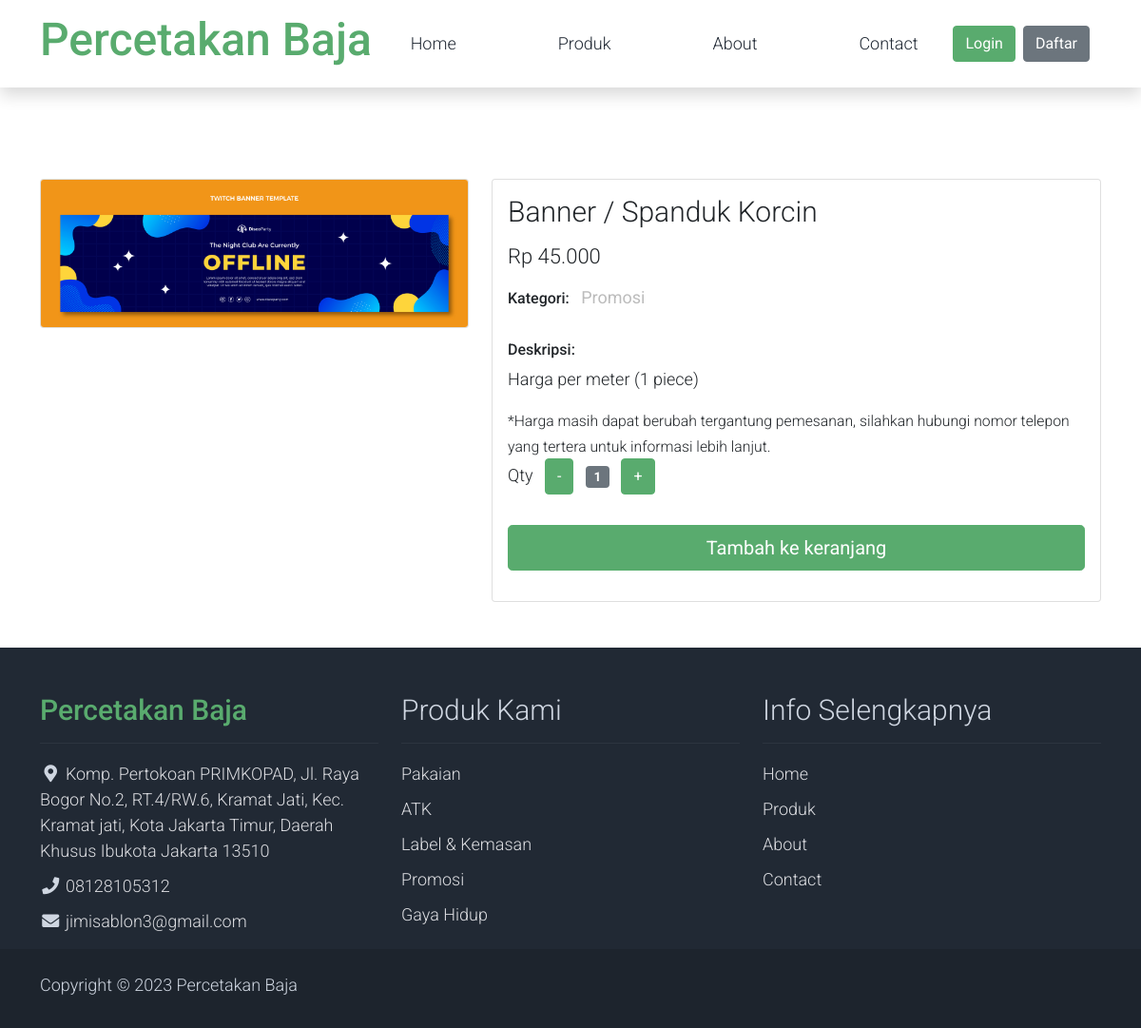
Screenshot of /produk/detail/banner-spanduk-korcin with the database file from the repository.
### tables this page shows
CREATE TABLE `produk` (
  `id_produk` char(5) NOT NULL,
  `nama_produk` varchar(128) NOT NULL,
  `gambar` blob NOT NULL,
  `id_kategori_produk` int(11) NOT NULL,
  `harga` decimal(10,0) NOT NULL,
  `deskripsi` text NOT NULL,
  `slug` varchar(255) NOT NULL
);

CREATE TABLE `kategori_produk` (
  `id_kategori_produk` int(11) NOT NULL,
  `nama_kategori_produk` varchar(25) NOT NULL
);

### application/controllers/Produk.php (called while the page is built, shortened)
<?php
class Produk extends CI_Controller {
    public function detail($slug)
    {
        $data = [
            'content'=>'pelanggan/detail-produk',
            'produk' => $this->db->select('*')
                    ->from('produk as p')
                    ->join('kategori_produk as kp', 'kp.id_kategori_produk = p.id_kategori_produk')
                    ->where('slug', $slug)
                    ->get()->row(),
        ];
        $this->load->view('pelanggan/layouts/app', $data);
    }
}

### index.php (called while the page is built, shortened)
<?php
require_once BASEPATH.'core/CodeIgniter.php';

### application/views/pelanggan/detail-produk.php (the view, shortened to what this page needs)
<div class="container py-5">
    <div class="row">
    <div class="col-lg-5 mt-5">
                <div class="card mb-3">
                    <img class="card-img img-fluid" src="<?= base_url('assets/uploads/') . $produk->gambar ?>" alt="Card image cap" id="product-detail">
                </div>
            </div>
            <div class="col-lg-7 mt-5">
                <div class="card">
                    <div class="card-body">
                        <h1 class="h2"><?= $produk->nama_produk ?></h1>
                        <p class="h3 py-2">Rp <?= number_format($produk->harga,0,',','.') ?></p>
                        <ul class="list-inline">
                            <li class="list-inline-item">
                                <h6>Kategori:</h6>
                            </li>
                            <li class="list-inline-item">
                                <p class="text-muted"><strong><?= $produk->nama_kategori_produk ?></strong></p>
                            </li>
                        </ul>
                        <h6>Deskripsi:</h6>
                        <p><?= $produk->deskripsi ?></p>
                        <small>*Harga masih dapat berubah tergantung pemesanan, silahkan hubungi nomor telepon yang tertera untuk informasi lebih lanjut.</small>
                        <form action="<?= base_url('/keranjang/tambah_keranjang') ?>" method="POST">
                            <div class="row">
                                <div class="col-auto">
                                    <ul class="list-inline pb-3">
                                        <li class="list-inline-item text-right">
                                            Qty
                                        </li>
                                        <li class="list-inline-item"><span class="btn btn-success" id="btn-minus">-</span></li>
                                        <li class="list-inline-item"><span class="badge bg-secondary" id="var-value">1</span></li>
                                        <li class="list-inline-item"><span class="btn btn-success" id="btn-plus">+</span></li>
                                    </ul>
                                </div>
                            </div>
                            <div class="row pb-3">
                                <div class="col d-grid">
                                    <button type="submit" class="btn btn-success btn-lg" name="submit" value="addtocard">Tambah ke keranjang</button>
                                </div>
                            </div>
                        </form>
                    </div>
                </div>
            </div>
    </div>
</div>

### application/views/pelanggan/layouts/footer.php
<?php
$kategori_produk = $this->db->select('*')->get('kategori_produk')->result();
?>
<footer class="bg-dark" id="tempaltemo_footer">
        <div class="container">
            <div class="row">
                <div class="col-md-4 pt-5">
                    <h2 class="h2 text-success border-bottom pb-3 border-light logo">Percetakan Baja</h2>
                    <ul class="list-unstyled text-light footer-link-list">
                        <li>
                            <i class="fas fa-map-marker-alt fa-fw"></i>
                            <a class="text-decoration-none" href="maps:Komp. Pertokoan PRIMKOPAD, Jl. Raya Bogor No.2, RT.4/RW.6, Kramat Jati, Kec. Kramat jati, Kota Jakarta Timur, Daerah Khusus Ibukota Jakarta 13510">Komp. Pertokoan PRIMKOPAD, Jl. Raya Bogor No.2, RT.4/RW.6, Kramat Jati, Kec. Kramat jati, Kota Jakarta Timur, Daerah Khusus Ibukota Jakarta 13510</a>
                        </li>
                        <li>
                            <i class="fa fa-phone fa-fw"></i>
                            <a class="text-decoration-none" href="tel:08128105312">08128105312</a>
                        </li>
                        <li>
                            <i class="fa fa-envelope fa-fw"></i>
                            <a class="text-decoration-none" href="mailto:jimisablon3@gmail.com">jimisablon3@gmail.com</a>
                        </li>
                    </ul>
                </div>
                <div class="col-md-4 pt-5">
                    <h2 class="h2 text-light border-bottom pb-3 border-light">Produk Kami</h2>
                    <ul class="list-unstyled text-light footer-link-list">
                        <?php foreach ($kategori_produk as $kategori): ?>
                        <li><a class="text-decoration-none" href="<?= base_url('/produk?kategori=') . $kategori->nama_kategori_produk ?>"><?= $kategori->nama_kategori_produk ?></a></li>
                        <?php endforeach; ?>
                    </ul>
                </div>
                <div class="col-md-4 pt-5">
                    <h2 class="h2 text-light border-bottom pb-3 border-light">Info Selengkapnya</h2>
                    <ul class="list-unstyled text-light footer-link-list">
                        <li><a class="text-decoration-none" href="<?= base_url('/') ?>">Home</a></li>
                        <li><a class="text-decoration-none" href="<?= base_url('/produk') ?>">Produk</a></li>
                        <li><a class="text-decoration-none" href="<?= base_url('/about') ?>">About</a></li>
                        <li><a class="text-decoration-none" href="<?= base_url('/contact') ?>">Contact</a></li>
                    </ul>
                </div>
            </div>
        </div>
        <div class="w-100 bg-black py-3">
            <div class="container">
                <div class="row pt-2">
                    <div class="col-12">
                        <p class="text-left text-light">
                            Copyright &copy; <?= date('Y') ?> Percetakan Baja
                        </p>
                    </div>
                </div>
            </div>
        </div>
    </footer>

### assets/pelanggan/css/templatemo.css (style rules this page uses)
body, ul, li, p, a, label, input, div { font-family: 'Roboto', sans-serif; font-size: 18px !important; font-weight: 300 !important; }
.h2 { font-family: 'Roboto', sans-serif; font-size: 30px !important; font-weight: 300; }
.h3 { font-family: 'Roboto', sans-serif; font-size: 22px !important; }
.logo { font-weight: 500 !important; }
.text-muted { color: #bcbcbc !important; }
.text-success { color: #59ab6e !important; }
.text-light { color: #cfd6e1 !important; }
.bg-dark { background-color: #212934 !important; }
.bg-black { background-color: #1d242d !important; }
.btn-success { background-color: #59ab6e !important; border-color: #56ae6c !important; }
#tempaltemo_footer a { color: #dcdde1; }
#tempaltemo_footer ul.footer-link-list li { padding-top: 10px; }
#tempaltemo_footer .border-light { border-color: #2d343f !important; }

### rows the page displays
produk: gambar (picture), nama_produk "Banner / Spanduk Korcin", harga "45.000", id_kategori_produk.nama_kategori_produk "Promosi", deskripsi "Harga per meter (1 piece)"
kategori_produk: nama_kategori_produk "Pakaian"
kategori_produk: nama_kategori_produk "ATK"
kategori_produk: nama_kategori_produk "Label & Kemasan"
kategori_produk: nama_kategori_produk "Promosi"
kategori_produk: nama_kategori_produk "Gaya Hidup"
